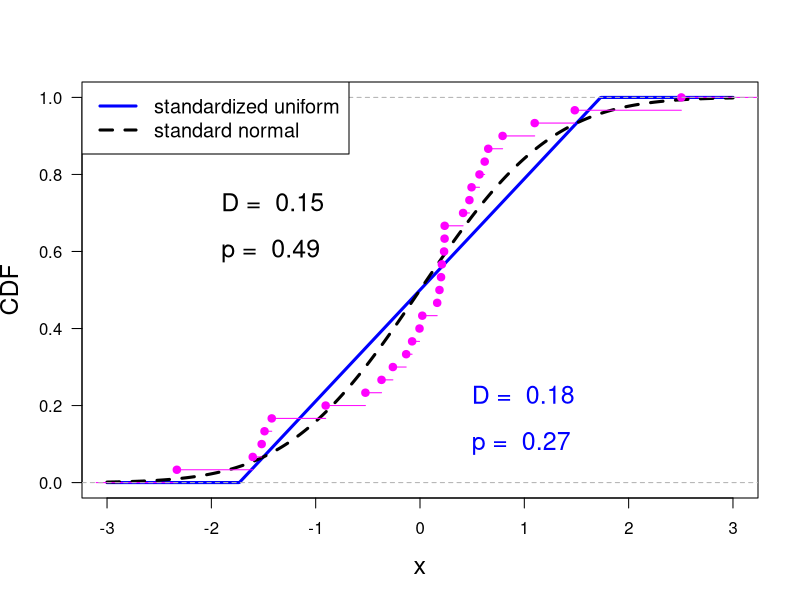

Reproduce this figure in R.
print('file:KSunifNormal.R')
# KS-test: uniform versus normal
print(' ---------------------------------------------------')
print('56 = KS-test: uniform versus normal (4/2022)')
print(' ---------------------------------------------------')
set.seed(1953)
n = 30
x = rnorm(n) # sample from standard normal PDF
qN = ks.test(x,'pnorm') 
pN = qN$p.value; print(c(round(pN,6),'KS-test: p standard normal PDF'))
DN = as.numeric(qN$statistic); print(c(round(DN,4),'KS-test: D standard mormal PDF'))
beta = sqrt(3) # +-beta are limits of standardized uniform PDF, i.e. uniform PDF with
#        mean mu = 0 and standard deviation sigma = 1
q = ks.test(x,'punif',min=-beta,max=beta)
p6 = q$p.value; print(c(round(p6,6),'KS-test: p standardized uniform PDF'))
D6 = as.numeric(q$statistic); print(c(round(D6,4),'KS-test: D standardized uniform PDF'))
xECDF = ecdf(sort(x))
 # CDF of standardized uniform & normal CDF with same mu & sigma
xp = seq(-3,3,0.01)
yU = punif(xp,-beta,beta) # CDF
yN = pnorm(xp)            # CDF
dabs = abs(yU-yN)
k = which.max(dabs)
print(c(round(dabs[k],4),'maximal absolute difference between U & N CDF'))
# png('CDFunifNorm200713.png',width=16,height=16,units='cm',res=300)
plot(xp,yU,type='l',lwd=3,col='blue',xlab='x',ylab='CDF',las=1,cex=0.4,cex.lab=1.5)
lines(xp,yN,col='black',lwd=3,lty=2)
lines(ecdf(sort(x)),col='magenta')
legend('topleft',legend=c('standardized uniform','standard normal'),col=c('blue','black'),
         lty=c(1,2),lwd=c(3,3),cex=1.2)
text(0.4,0.22,paste('D = ',as.character(round(D6,2))),col='blue',pos=4,cex=1.5)
text(0.4,0.1,paste('p = ',as.character(round(p6,2))),col='blue',pos=4,cex=1.5)
text(-2,0.72,paste('D = ',as.character(round(DN,2))),col='black',pos=4,cex=1.5)
text(-2,0.6,paste('p = ',as.character(round(pN,2))),col='black',pos=4,cex=1.5)
# dev.off()
